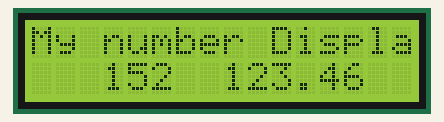
Recording of a sketch running on a simulated Arduino Uno, built with avr-gcc and run on an emulated ATmega328P. Parts: 16×2 character LCD.

Above: at 0.1 s.
At 3.1 s:
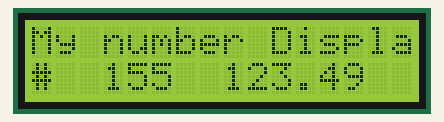
At 7.1 s:
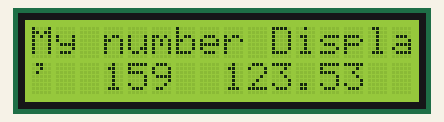
At 15.2 s:
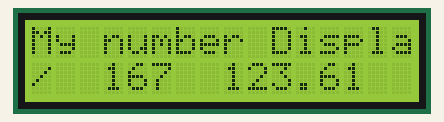
At 27.2 s:
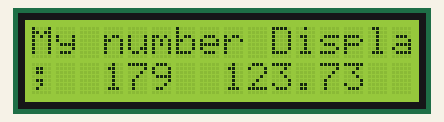
At 38.2 s:
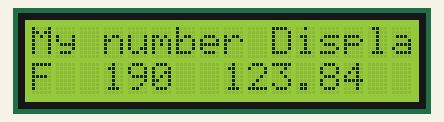

Measured:
- what the display in image 1 shows lasts 1.0 s, from 3.1 s to 4.1 s

The sketch:

my_number_on_LCD.ino
```cpp
/*
my_number_on_LCD

This sketch displays 3 types of variables on LCD display.

-First is a char or byte type. Th evalue is treated as ASCII code and its image is displayed. e.g. code of 48 will diosplay '0' on LCD, 49 will display '1' and so on.
-Second is an integer and its value is displayed as it is.
-Third is a float and only 2 places after decimal are displayed by default.

Just to show some activity, the variables are incremented every 1 second and displayed again.
The char variable is treated as ASCII code and its corresponding character image is displayed.
Integer variable is shown its value.
flat variable is incremented by a small increment and displayed.

  The circuit:
 * LCD RS pin to digital pin 12
 * LCD Enable pin to digital pin 11
 * LCD D4 pin to digital pin 5
 * LCD D5 pin to digital pin 4
 * LCD D6 pin to digital pin 3
 * LCD D7 pin to digital pin 2
 * 10K resistor:
 * ends to +5V and ground
 * wiper to LCD VO pin (pin 3)

 Library originally added 18 Apr 2008
 by David A. Mellis
 library modified 5 Jul 2009
 by Limor Fried (http://www.ladyada.net)
 example added 9 Jul 2009
 by Tom Igoe
 modified 25 July 2009
 by David A. Mellis
 modified by P W Dandekar on 11 sept 2013

 http://www.arduino.cc/en/Tutorial/LiquidCrystal
 */

// include the library code:
#include <LiquidCrystal.h>

// initialize the library with the numbers of the interface pins
LiquidCrystal lcd(12,11, 5, 4, 3, 2);
char k = 32;
int p = 152;
float j = 123.456;// 6 of 456 is not displayed because standard print commands show only 2 places after decimal.
void setup() {
  // set up the LCD's number of rows and columns:
  lcd.begin(16, 2);
  // Print a message to the LCD.
  lcd.print("My number Displayed");// note that the message is longer is 16 character space on display so last alphabets get chopped off.
}

void loop() {
  // set the cursor to column 0, line 1
  // (note: line 1 is the second row, since counting begins with 0):
  lcd.setCursor(0, 1);
  lcd.print(k);// print value of var p.

  // set the cursor to column 3, line 1
  lcd.setCursor(3, 1);
  lcd.print(p);

  // set the cursor to column 6, line 1
  lcd.setCursor(8, 1);
  lcd.print(j);

  // now increment all variables for some activity.

  k = k+1;
  if (k> 'z')
  {// if k goes beyond teh ascii code of z then roll it back to 32 or code for space character.
    k=32;
  }

  p = p+1;
  j = j+0.01 ; //a very small increment

  delay (1000);// wait for some time before redisplaying again.

}
```
